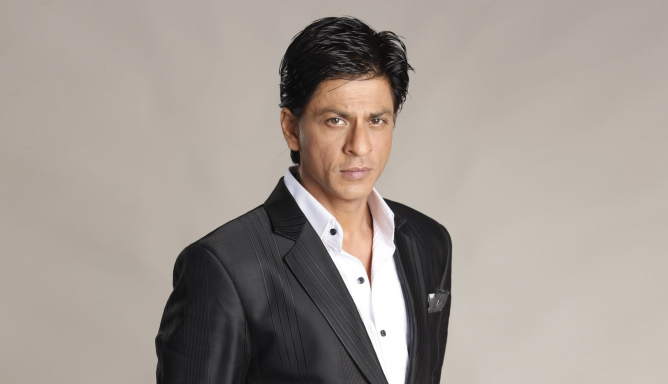
#> input picture original_image.jpg, 1336 x 768 px (shown at 1/2 size)
$ jupyter execute --allow-errors 'Photo sketch.ipynb'
#> lines starting #> are read from the running program, lines starting #| are printed output that depends on the picture
### Installing & Importing Libraries

#> (a cell that did not finish here is left out)

[cell 2]
import cv2
import numpy as np

[cell 3]
jc = cv2.imread("original_image.jpg")
#> jc is the input picture: shape (768, 1336, 3); mean B, G, R 145.6, 152.7, 162.2

scale_percent = 0.60

width = int(jc.shape[1]*scale_percent)
#> width = 801
height = int(jc.shape[0]*scale_percent)
#> height = 460

dim = (width,height)
#> dim = (801, 460)
resized = cv2.resize(jc,dim,interpolation = cv2.INTER_AREA)
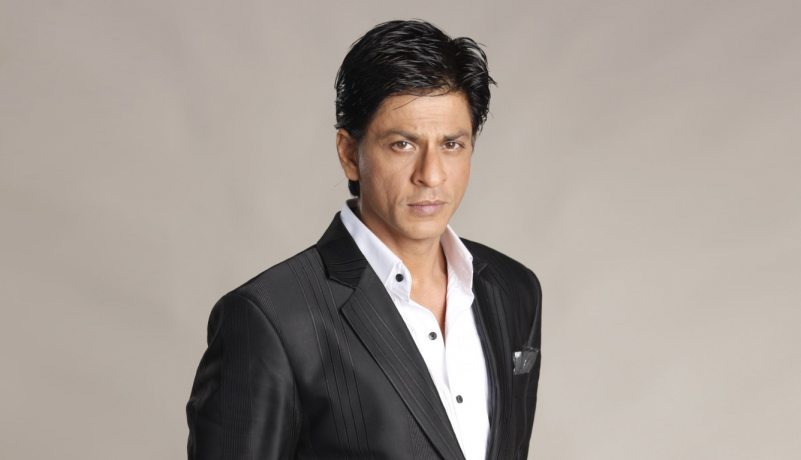
#> resized: shape (460, 801, 3); mean B, G, R 145.6, 152.7, 162.2

kernel_sharpening = np.array([[-1,-1,-1],
                              [-1, 9,-1],
                              [-1,-1,-1]])
sharpened = cv2.filter2D(resized,-1,kernel_sharpening)
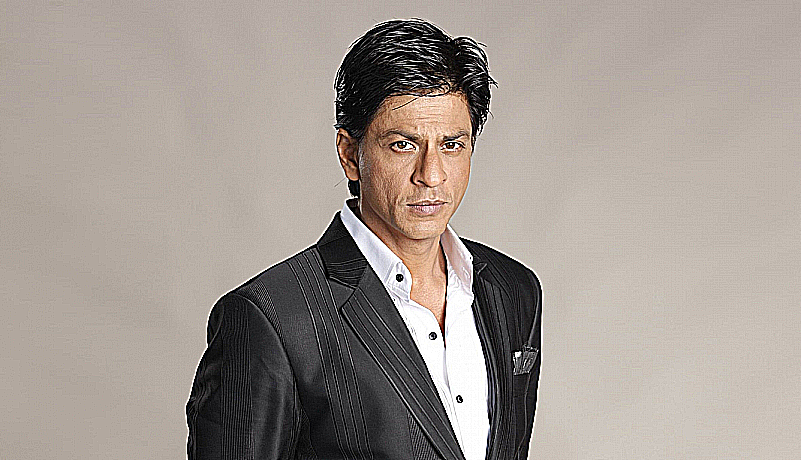
#> sharpened: shape (460, 801, 3); mean B, G, R 146.3, 153.3, 162.6


gray = cv2.cvtColor(sharpened , cv2.COLOR_BGR2GRAY)
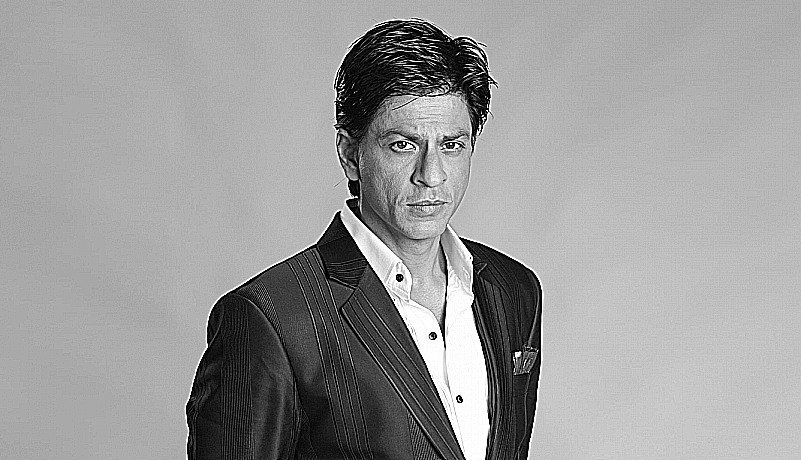
#> gray: shape (460, 801); min 0, max 255, mean 155.4
inv = 255-gray
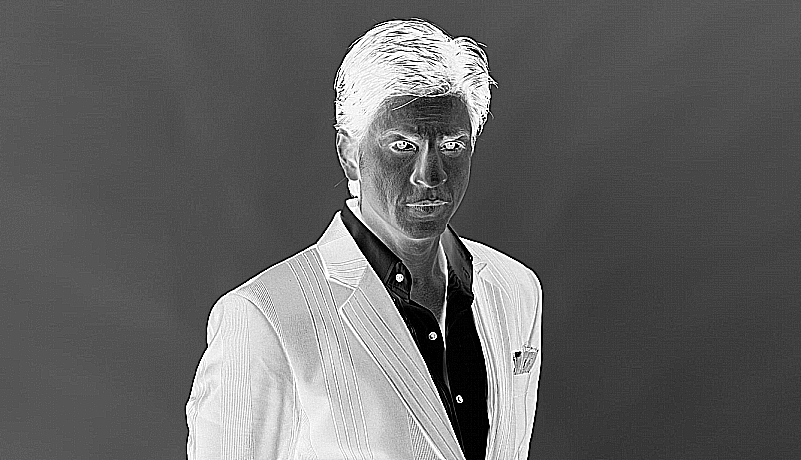
#> inv: shape (460, 801); min 0, max 255, mean 99.6
gauss = cv2.GaussianBlur(inv,ksize=(15,15),sigmaX=0,sigmaY=0)
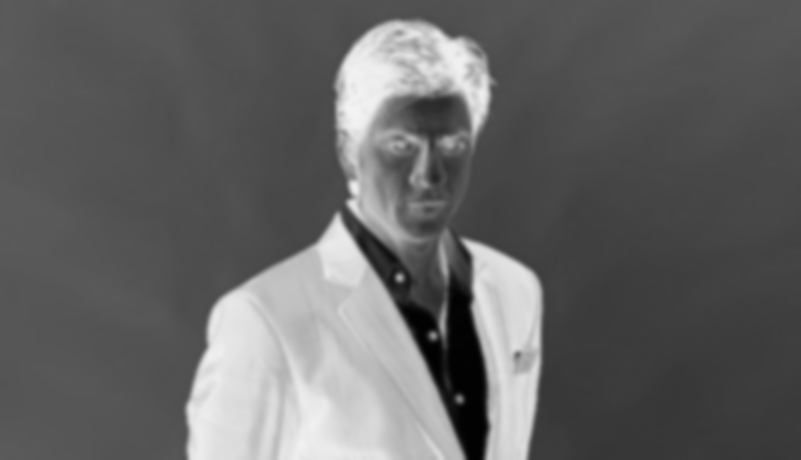
#> gauss: shape (460, 801); min 1, max 243, mean 99.6

### Displaying the sketch picture

[cell 4]
def dodgeV2(image,mask):
    return cv2.divide(image,255-mask,scale=256)
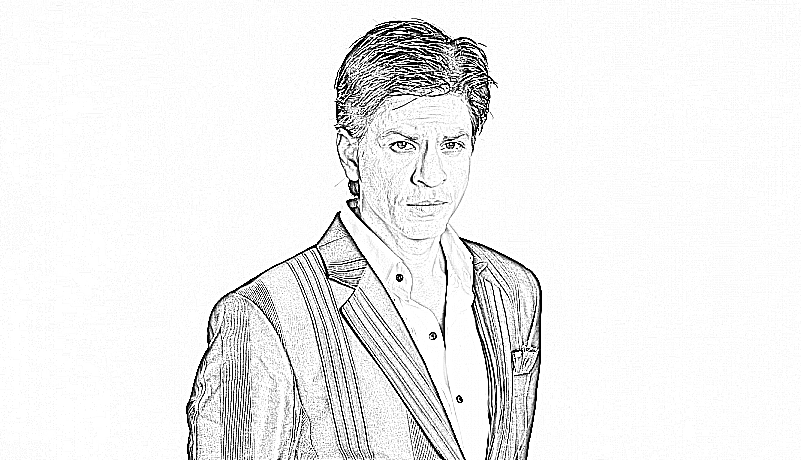
#> returned value: shape (460, 801); min 0, max 255, mean 239

pencil_jc = dodgeV2(gray,gauss)


cv2.imshow('gray',gray)
cv2.imshow('pencil sketch',pencil_jc)
cv2.waitKey(0)
cv2.destroyAllWindows()
